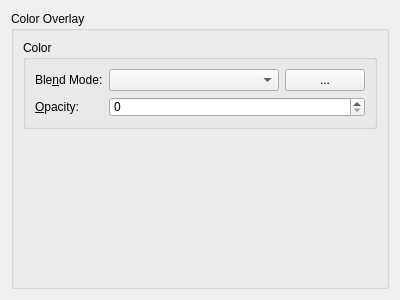
<?xml version="1.0" encoding="utf-8"?>
<ui version="4.0">
 <author>
    SPDX-FileCopyrightText: none
    SPDX-License-Identifier: GPL-3.0-or-later
  </author>
 <class>WdgColorOverlay</class>
 <widget class="QWidget" name="WdgColorOverlay">
  <property name="geometry">
   <rect>
    <x>0</x>
    <y>0</y>
    <width>400</width>
    <height>300</height>
   </rect>
  </property>
  <layout class="QGridLayout" name="gridLayout">
   <item column="0" row="0">
    <widget class="QGroupBox" name="groupBox">
     <property name="title">
      <string>Color Overlay</string>
     </property>
     <layout class="QVBoxLayout" name="verticalLayout">
      <item>
       <widget class="QGroupBox" name="groupBox_2">
        <property name="title">
         <string>Color</string>
        </property>
        <layout class="QFormLayout" name="formLayout">
         <property name="fieldGrowthPolicy">
          <enum>QFormLayout::AllNonFixedFieldsGrow</enum>
         </property>
         <item column="0" row="0">
          <widget class="QLabel" name="label_13">
           <property name="text">
            <string>Ble&amp;nd Mode:</string>
           </property>
           <property name="buddy">
            <cstring>cmbCompositeOp</cstring>
           </property>
          </widget>
         </item>
         <item column="1" row="0">
          <layout class="QHBoxLayout" name="horizontalLayout">
           <item>
            <widget class="KisLayerStyleCompositeOpComboBox" name="cmbCompositeOp">
             <property name="sizePolicy">
              <sizepolicy hsizetype="Expanding" vsizetype="Fixed">
               <horstretch>0</horstretch>
               <verstretch>0</verstretch>
              </sizepolicy>
             </property>
             <property name="toolTip">
              <string>Set the blend mode for the layer</string>
             </property>
            </widget>
           </item>
           <item>
            <widget class="KisColorButton" name="bnColor">
             <property name="text">
              <string>...</string>
             </property>
            </widget>
           </item>
          </layout>
         </item>
         <item column="0" row="1">
          <widget class="QLabel" name="label_14">
           <property name="text">
            <string>&amp;Opacity:</string>
           </property>
           <property name="buddy">
            <cstring>intOpacity</cstring>
           </property>
          </widget>
         </item>
         <item column="1" row="1">
          <widget class="KisSliderSpinBox" name="intOpacity" native="true">
           <property name="sizePolicy">
            <sizepolicy hsizetype="Expanding" vsizetype="Minimum">
             <horstretch>0</horstretch>
             <verstretch>0</verstretch>
            </sizepolicy>
           </property>
           <property name="minimumSize">
            <size>
             <width>10</width>
             <height>15</height>
            </size>
           </property>
           <property name="toolTip">
            <string>Set the master opacity for the layer</string>
           </property>
           <property name="whatsThis">
            <string>Adjust the transparency of the layer</string>
           </property>
          </widget>
         </item>
        </layout>
       </widget>
      </item>
      <item>
       <spacer name="verticalSpacer">
        <property name="orientation">
         <enum>Qt::Vertical</enum>
        </property>
        <property name="sizeHint" stdset="0">
         <size>
          <width>20</width>
          <height>151</height>
         </size>
        </property>
       </spacer>
      </item>
     </layout>
    </widget>
   </item>
  </layout>
 </widget>
 <customwidgets>
  <customwidget>
   <class>KisColorButton</class>
   <extends>QPushButton</extends>
   <header>kis_color_button.h</header>
  </customwidget>
  <customwidget>
   <class>KisSliderSpinBox</class>
   <extends>QSpinBox</extends>
   <header location="global">kis_slider_spin_box.h</header>
   <container>1</container>
  </customwidget>
  <customwidget>
   <class>KisLayerStyleCompositeOpComboBox</class>
   <extends>QComboBox</extends>
   <header location="global">kis_cmb_composite.h</header>
  </customwidget>
 </customwidgets>
 <resources/>
 <connections/>
</ui>
